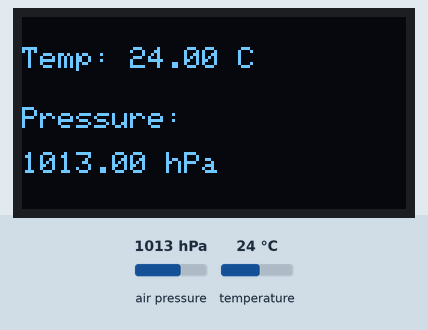
Simulated run of this sketch. Board: Arduino Uno, built with avr-gcc and run on an emulated ATmega328P. On the bench: 128×64 one-colour display. The test bench sets the inputs (shaded band); at power-on: air pressure 1013 hPa, temperature 24 °C. What the sketch prints to the serial monitor is not drawn.

Above: at 3.2 s.
3.3 s: air pressure set to 952 hPa
At 4.6 s:
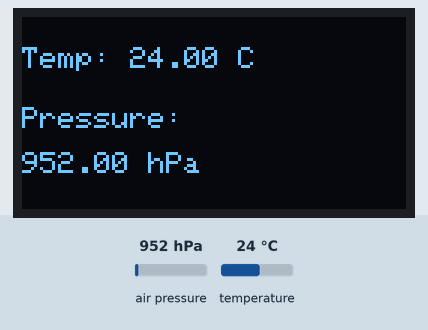
6.0 s: temperature set to 12 °C
At 7.4 s:
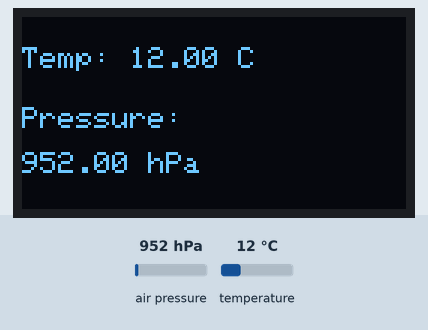
8.7 s: air pressure set to 975 hPa
At 10.6 s:
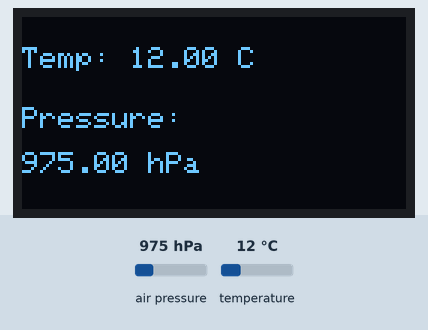
11.7 s: temperature set to 19 °C
Timing chart, 0 to 14.7 s (numbered marks = the images above; inputs shaded):
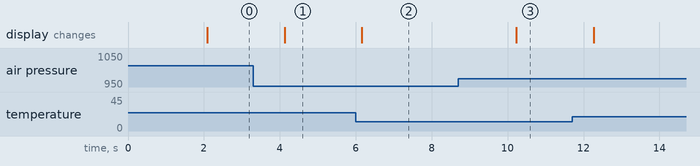

The sketch:

main.ino
```cpp
#include <Wire.h>
#include <Adafruit_BMP280.h>     // Use Adafruit_BME280.h if using BME280
#include <Adafruit_GFX.h>
#include <Adafruit_SSD1306.h>

#define SCREEN_WIDTH 128
#define SCREEN_HEIGHT 64

Adafruit_SSD1306 display(SCREEN_WIDTH, SCREEN_HEIGHT, &Wire, -1);
Adafruit_BMP280 bmp;   // I2C

void setup() {
  Serial.begin(115200);

  // Initialize OLED
  if (!display.begin(SSD1306_SWITCHCAPVCC, 0x3C)) {
    Serial.println("OLED not found");
    while (1);
  }

  display.clearDisplay();
  display.setTextSize(1);
  display.setTextColor(WHITE);

  // Initialize BMP280
  if (!bmp.begin(0x76)) {   // try 0x77 if not working
    Serial.println("BMP280 not found");
    display.println("Sensor Error!");
    display.display();
    while (1);
  }

  display.println("System Initializing...");
  display.display();
  delay(2000);
}

void loop() {
  float temperature = bmp.readTemperature();
  float pressure = bmp.readPressure() / 100.0F; // hPa

  // Serial Output
  Serial.print("Temp: ");
  Serial.print(temperature);
  Serial.println(" °C");

  Serial.print("Pressure: ");
  Serial.print(pressure);
  Serial.println(" hPa");

  Serial.println("----------------------");

  // OLED Output
  display.clearDisplay();

  display.setCursor(0, 10);
  display.setTextSize(1);
  display.print("Temp: ");
  display.print(temperature);
  display.println(" C");

  display.setCursor(0, 30);
  display.print("Pressure:");
  display.setCursor(0, 45);
  display.print(pressure);
  display.println(" hPa");

  display.display();

  delay(2000);
}
```

Measured:
- after the input at 3.3 s, the display: changes after 0.83 s (image 1)
- after the input at 6.0 s, the display: changes after 0.16 s (image 2)
- after the input at 8.7 s, the display: changes after 1.5 s (image 3)
